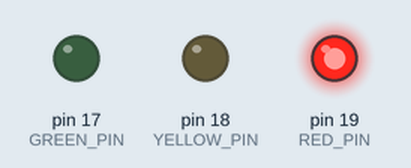
A sketch run on a simulated Arduino Uno, built with avr-gcc and run on an emulated ATmega328P. Parts: output pins drawn as LEDs (lit = HIGH).

Above: at 0.7 s.
At 2.2 s:
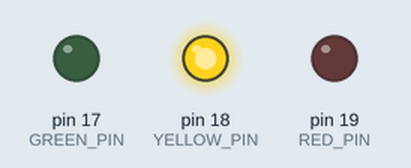
At 3.7 s:
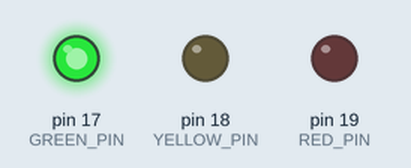
Timing chart, 0 to 5.9 s (numbered marks = the images above):
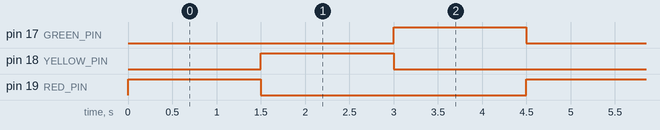

The sketch:

Traffic_Light.ino
```cpp
# define RED_PIN 19
# define YELLOW_PIN 18
# define GREEN_PIN 17

#define RED_TIME 1500
#define YELLOW_TIME 1500
#define GREEN_TIME 1500


void setup() {
  // put your setup code here, to run once:
  Serial.begin(115200);
  pinMode(RED_PIN, OUTPUT);
  pinMode(YELLOW_PIN, OUTPUT);
  pinMode(GREEN_PIN, OUTPUT);
}

void loop() {
  // Red LED
  digitalWrite (RED_PIN, HIGH);   // Red is on
  digitalWrite (YELLOW_PIN, LOW);   // Yellow is off
  digitalWrite (GREEN_PIN, LOW);  // Green is off
  delay(RED_TIME);

  // Yellow LED
  digitalWrite (RED_PIN, LOW);    // Red is off
  digitalWrite (YELLOW_PIN, HIGH);  // Yellow is on
  digitalWrite (GREEN_PIN,LOW);   // Green is off
  delay(YELLOW_TIME);

  //Green LED
  digitalWrite (RED_PIN, LOW);    // Red is off
  digitalWrite (YELLOW_PIN, LOW);   // Yellow is off
  digitalWrite (GREEN_PIN, HIGH); // Green is on
  delay(GREEN_TIME);
}
```

Measured:
- by itself, pin 17 (GREEN_PIN), pin 18 (YELLOW_PIN), pin 19 (RED_PIN): alternates HIGH for 1.5 s and LOW for 3.0 s
- by itself, everything shown: repeats every 4.5 s, in 3 steps
